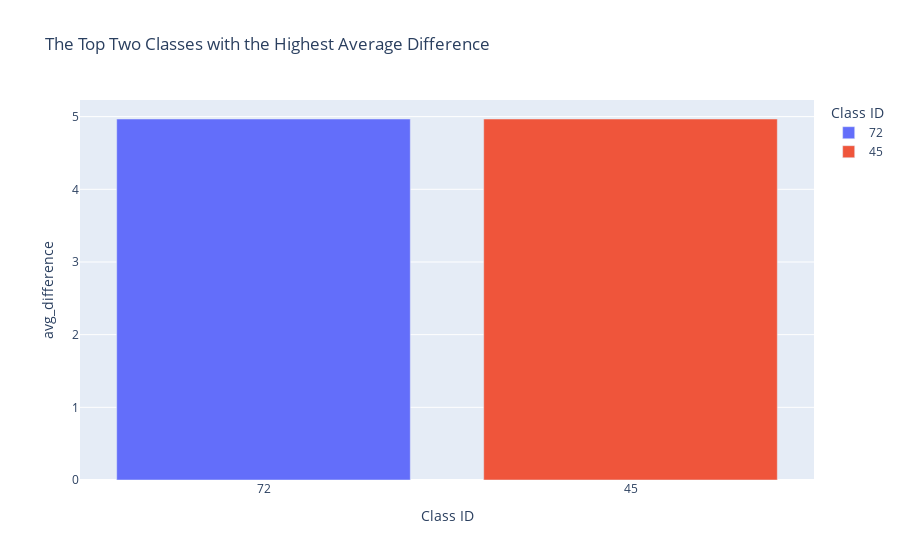

Notebook code cell kept with this figure:
### Code cell
df = show_table(grades.aggregate(pipeline))
df['_id'] = df['_id'].astype('int').astype('str')
fig = px.bar(df,x = '_id',y  = 'avg_difference',color = '_id',title = 'The Top Two Classes with the Highest Average Difference',
            labels = {'_id':'Class ID'},
            hover_data=['avg_score','max_score','min_score'])
fig

### Figure 1 — Plotly figure (JSON) as saved in the notebook; plotly's stock layout.template omitted (floating-point values rounded to 4 significant figures)
{"data": [{"alignmentgroup": "True", "customdata": [[73.95, 76.09, 71.12]], "hovertemplate": "Class ID=%{x}<br>avg_difference=%{y}<br>avg_score=%{customdata[0]}<br>max_score=%{customdata[1]}<br>min_score=%{customdata[2]}<extra></extra>", "legendgroup": "72", "marker": {"color": "#636efa"}, "name": "72", "offsetgroup": "72", "orientation": "v", "showlegend": true, "textposition": "auto", "type": "bar", "x": ["72"], "xaxis": "x", "y": [4.967], "yaxis": "y"}, {"alignmentgroup": "True", "customdata": [[51.65, 54.38, 49.41]], "hovertemplate": "Class ID=%{x}<br>avg_difference=%{y}<br>avg_score=%{customdata[0]}<br>max_score=%{customdata[1]}<br>min_score=%{customdata[2]}<extra></extra>", "legendgroup": "45", "marker": {"color": "#EF553B"}, "name": "45", "offsetgroup": "45", "orientation": "v", "showlegend": true, "textposition": "auto", "type": "bar", "x": ["45"], "xaxis": "x", "y": [4.967], "yaxis": "y"}], "layout": {"barmode": "relative", "legend": {"title": {"text": "Class ID"}, "tracegroupgap": 0}, "title": {"text": "The Top Two Classes with the Highest Average Difference"}, "xaxis": {"anchor": "y", "categoryarray": ["72", "45"], "categoryorder": "array", "domain": [0, 1], "title": {"text": "Class ID"}}, "yaxis": {"anchor": "x", "domain": [0, 1], "title": {"text": "avg_difference"}}}}
